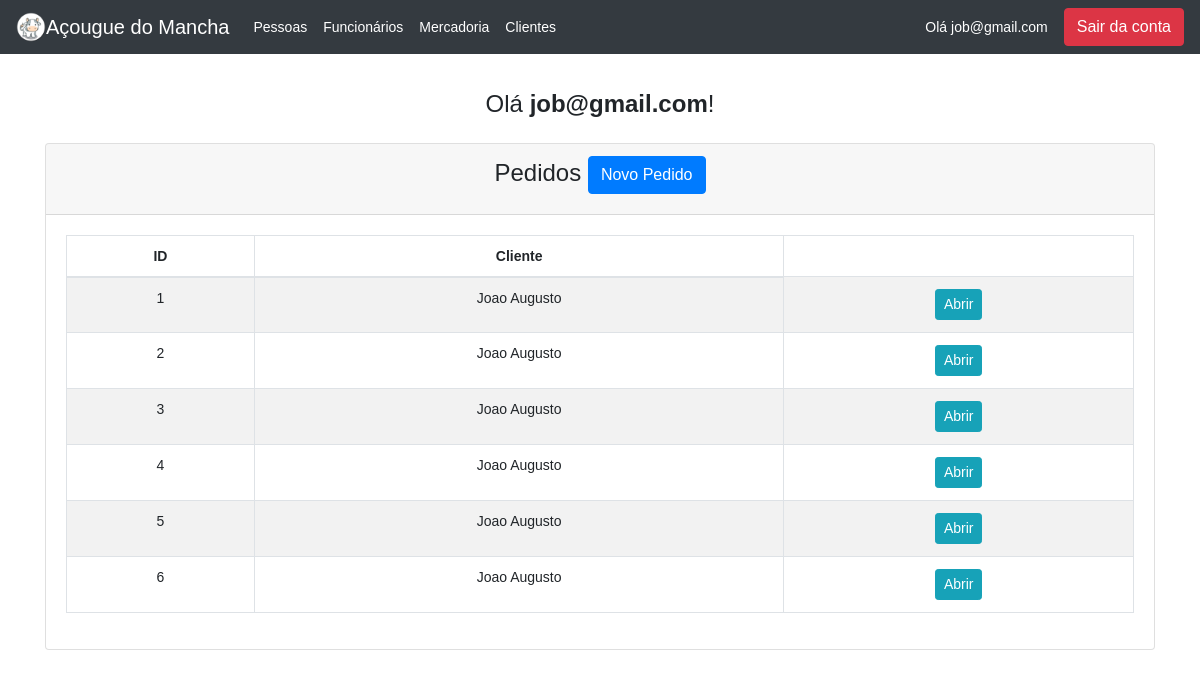
/index.php (signed in), run on the app's committed database.
### tables this page shows
CREATE TABLE `tbpedidos` (
  `id` int(11) NOT NULL,
  `idCliente` int(11) DEFAULT NULL
);

CREATE TABLE `tbclientes` (
  `id` int(11) NOT NULL,
  `nome` varchar(100) NOT NULL,
  `CPF` varchar(14) NOT NULL,
  `endereco` varchar(100) NOT NULL
);

### index.php (the view, shortened to what this page needs)
<?php
require_once "topo.php";
require 'connection.php';
?>
<!DOCTYPE html>
<html lang="pt-br">
<head>
    <link rel="stylesheet" href="https://cdn.jsdelivr.net/npm/bootstrap@4.1.3/dist/css/bootstrap.min.css">
</head>
<body>
    <h4 class="my-1">Olá <b><?php echo htmlspecialchars($_SESSION["email"]); ?></b>!</h4>
    <div class="container mt-4">
<div class="row">
    <div class="col-md-12">
        <div class="card">
            <div class="card-header">
                <h4>Pedidos
                    <?php
                    echo "<a href='order_create.php' class='btn btn-primary float-end'>Novo Pedido</a>";
                    ?>
                </h4>
            </div>
            <div class="card-body">
                <table class="table table-bordered table-striped">
                    <thead>
                        <tr>
                            <th>ID</th>
                            <th>Cliente</th>
                        </tr>
                    </thead>
                    <tbody>
                        <?php
                            $query = "SELECT p.id idPedido, c.nome from tbpedidos p, tbclientes c WHERE p.idCliente = c.id";
                            $query_run = mysqli_query($con, $query);
                            if(mysqli_num_rows($query_run) > 0)
                            {
                                foreach($query_run as $tbpedidos)
                                {
                                    ?>
                                    <tr>
                                        <td><?= $tbpedidos['idPedido']; ?></td>
                                        <td><?= $tbpedidos['nome']; ?></td>
                                        <td>
                                            <?php
                                                echo "<a href='order_view.php?idPedido={$tbpedidos['idPedido']}' class='btn btn-info btn-sm'>Abrir</a>";
                                            ?>
                                        </td>
                                    </tr>
                                    <?php
                                }
                            }
                            else
                            {
                                echo "<h5> Nenhuma mercadoria cadastrada </h5>";
                            }
                        ?>
                    </tbody>
                </table>
            </div>
        </div>
    </div>
</div>
</div>
</body>
</html>

### index.php (style rules this page uses)
body { font: 14px sans-serif; text-align: center; }

### data on the page
tbpedidos: id "1", idCliente.nome "Joao Augusto"
tbpedidos: id "2", idCliente.nome "Joao Augusto"
tbpedidos: id "3", idCliente.nome "Joao Augusto"
tbpedidos: id "4", idCliente.nome "Joao Augusto"
tbpedidos: id "5", idCliente.nome "Joao Augusto"
tbpedidos: id "6", idCliente.nome "Joao Augusto"

### other printed values
$_SESSION["email"] "job@gmail.com"
